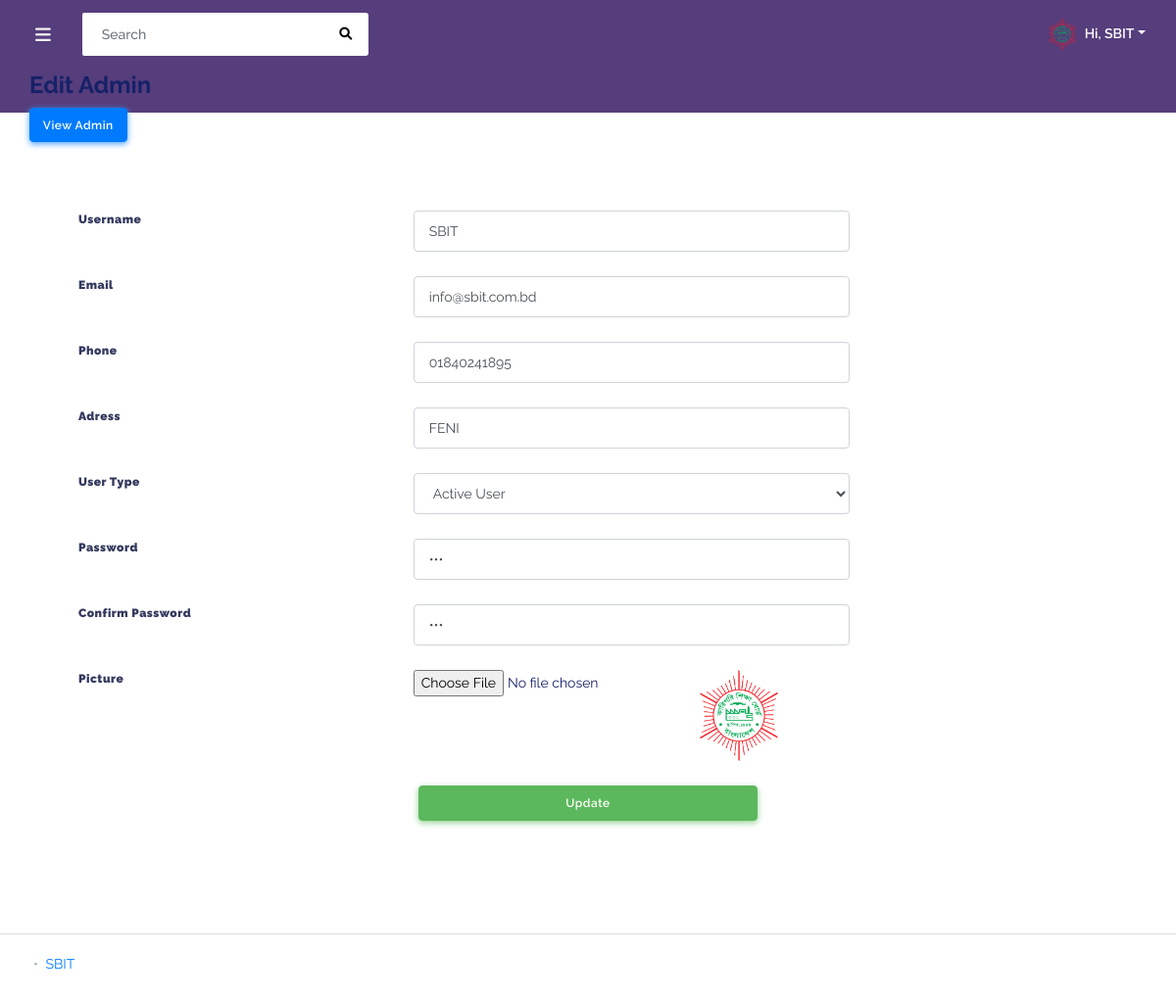
/backend/admin/create_admin/edit_admin.php?id=1 (signed in), run on the app's committed database.
### tables this page shows
CREATE TABLE `create_admin` (
  `id` int(100) NOT NULL,
  `username` varchar(100) DEFAULT NULL,
  `mail` varchar(100) DEFAULT NULL,
  `phone` varchar(100) DEFAULT NULL,
  `adress` text DEFAULT NULL,
  `type` int(10) DEFAULT NULL,
  `password` varchar(100) DEFAULT NULL,
  `confirm_password` varchar(100) DEFAULT NULL,
  `image` varchar(100) DEFAULT NULL,
  `admin_type` varchar(100) DEFAULT NULL,
  `password_recover` varchar(255) NOT NULL
);

### database/connection.php (called while the page is built, shortened)
<?php
class database
{
  public $hostadress="localhost";
  public $username="root";
  public $password="";
  public $database="dynamicschool_database";
  private function database()
  {
    $this->link=new mysqli($this->hostadress,$this->username,$this->password,$this->database);
  }
}
?>

### backend/admin/create_admin/edit_admin.php (the view, shortened to what this page needs)
<?php
include('../layouts/header.php');
?>
        <div class="main-content">
            <section class="section">
                <div class="form-header">
                    <h4>Edit Admin</h4>
                </div>
                <div class="links">
                    <a href="view_admin.php" class="btn btn-info">View Admin</a>
                </div>
                <div class="form-section">
                    <?php
                    if(isset($_GET['id']))
                    {
                        $id = $_GET['id'];
                        $sql = $db->link->query("SELECT * FROM `create_admin` WHERE `id`='$id'");
                        if($sql)
                        {
                            $showdata = $sql->fetch_assoc();
                        }
                    }
                    ?>
                    <form method="POST" enctype="multipart/form-data">
                        <div class="form-body-main">
                            <div class="form-group row">
                                <label class="col-lg-4 col-md-4 col-12"><b>Username</b></label>
                                <input required type="text" name="username" value="<?php echo $showdata['username']; ?>" class="form-control col-lg-5 col-md-5 col-12" required>
                            </div>
                            <div class="form-group row">
                                <label class="col-lg-4 col-md-4 col-12"><b>Email</b></label>
                                <input required type="mail" name="mail" placeholder="ex:example@gmail.com" class="form-control col-lg-5 col-md-5 col-12" required value="<?php echo $showdata['mail']; ?>">
                            </div>
                            <div class="form-group row">
                                <label class="col-lg-4 col-md-4 col-12"><b>Phone</b></label>
                                <input type="number" name="phone" placeholder="ex:01575434262" class="form-control col-lg-5 col-md-5 col-12" required value="<?php echo $showdata['phone']; ?>">
                            </div>
                            <div class="form-group row">
                                <label class="col-lg-4 col-md-4 col-12"><b>Adress</b></label>
                                <input type="text" name="adress" placeholder="ex:Feni" class="form-control col-lg-5 col-md-5 col-12" value="<?php echo $showdata['adress']; ?>">
                            </div>
                            <div class="form-group row">
                                <label class="col-lg-4 col-md-4 col-12"><b>User Type</b></label>
                                <select required class="form-control col-lg-5 col-md-5 col-12" name="type" required>
                                    <?php
                                    if($showdata['type'] == 1)
                                    {
                                        ?>
                                      <option selected value="1">Active User</option>
                                    <?php
                                    }
                                    else
                                    {
                                   ?>
                                   <option value="">Select One</option>
                                      <option value="1">Active User</option>
                                      <option selected value="0">Inactive User</option>
                                   <?php
                                    }
                                    ?>
                                </select>
                            </div>
                            <div class="form-group row">
                                <label class="col-lg-4 col-md-4 col-12"><b>Password</b></label>
                                <input required type="password" name="password" class="form-control col-lg-5 col-md-5 col-12" value="<?php echo $showdata['password_recover']; ?>">
                            </div>
                            <div class="form-group row">
                                <label class="col-lg-4 col-md-4 col-12"><b>Confirm Password</b></label>
                                <input required type="password" name="confirm_password" class="form-control col-lg-5 col-md-5 col-12" value="<?php echo $showdata['password_recover']; ?>">
                            </div>
                            <div class="form-group row">
                                <label class="col-lg-4 col-md-4 col-12"><b>Picture</b></label>
                                <input type="file" class="filestyle" name="image">
                                <img src="../../asset/img/admin_image/<?php echo $showdata['image']; ?>" class="img-fluid" alt="" height="80px" width="80px">
                            </div>
                            <div class="form-group" style="text-align: center !important;">
                                <input type="submit" name="save" class="btn btn-success col-4" value="Update">
                            </div>
                        </div>
                    </form>
                </div>
            </section>
        </div>
<?php include('../layouts/footer.php'); ?>

### data on the page
create_admin: username "SBIT", mail "info@sbit.com.bd", phone "01840241895", adress "FENI", type "Active User", image (picture)

### other printed values
$_SESSION['username'] "SBIT"
